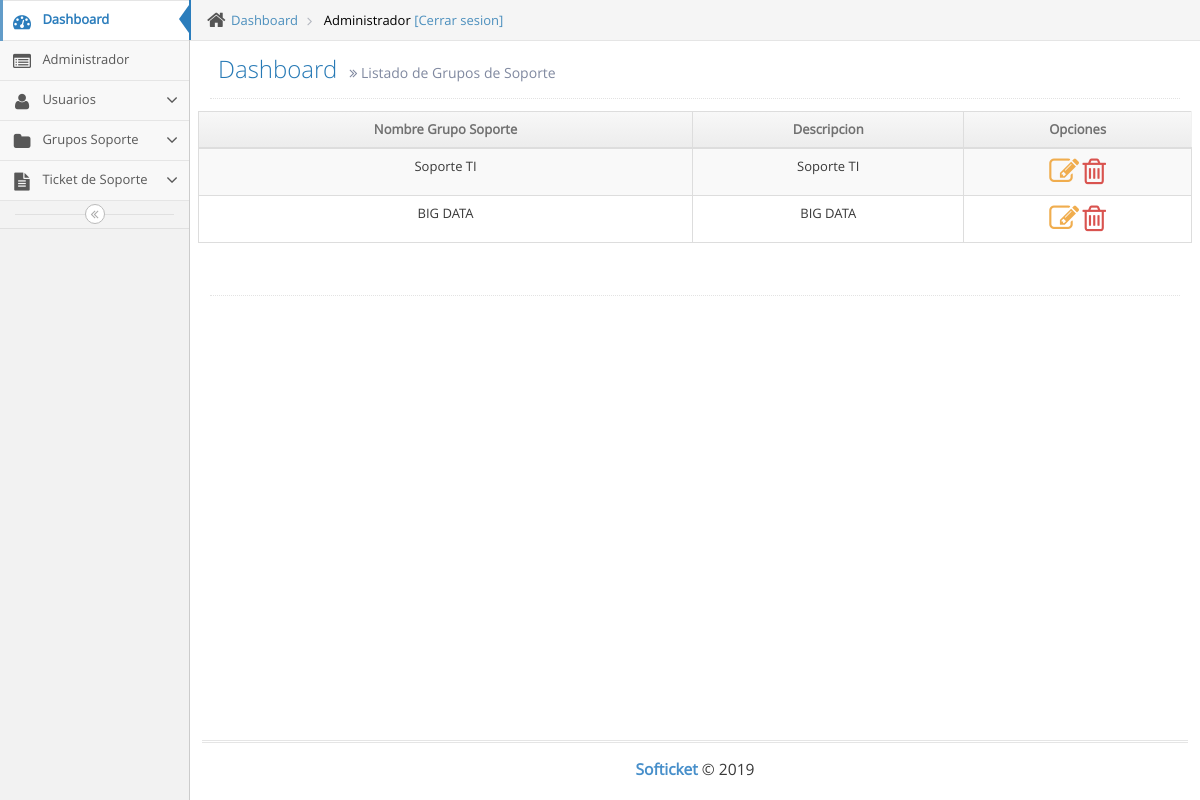
The app's page /Dashboard/gruposoporte_administrar.php (signed in) with its own data.
### tables this page shows
CREATE TABLE gruposoporte (
gsoporte_id INT NOT NULL AUTO_INCREMENT,
gsoporte_titulo VARCHAR(50),
gsoporte_descripcion VARCHAR(50),
user_id INT,
PRIMARY KEY (gsoporte_id)
);

### Dashboard/gruposoporte_administrar.php (the view, shortened to what this page needs)
<?php
$link = Conectarse('ticket');
$gruposoporte = "SELECT *
FROM tickets.gruposoporte
WHERE length(gsoporte_titulo) > 0
ORDER BY gsoporte_id ASC;";
$lista_gruposoporte = mysqli_query($link, $gruposoporte);
include_once 'menu/header.php'
?>
<div class="page-header">
    <h1>
        Dashboard
        <small>
            <i class="ace-icon fa fa-angle-double-right"></i>
            Listado de Grupos de Soporte
        </small>
    </h1>
</div>
<div class="row">
    <div class="col-xs-12">
        <div class="row">
            <div class="card">
                <div class="card-body">
                    <div id="table" class="table-editable">
                        <table class="table table-bordered table-responsive-md table-striped text-center">
                            <thead>
                                <tr>
                                    <th class="text-center">Nombre Grupo Soporte</th>
                                    <th class="text-center">Descripcion</th>
                                    <th class="text-center">Opciones</th>
                                </tr>
                            </thead>
                            <tbody>
                                <?php
                                if ($lista_gruposoporte) {
                                    while ($row = $lista_gruposoporte->fetch_assoc()) {
                                        ?>
                                        <tr>
                                            <td class="pt-3-half">
                                                <?php echo $row['gsoporte_titulo']; ?>
                                            </td>
                                            <td class="pt-3-half">
                                                <?php echo $row['gsoporte_descripcion']; ?>
                                            </td>
                                            </td>
                                            <td>
                                                <a href="./gruposoporte_editar.php?id=<?php
                                                                                        echo $row['gsoporte_id'];
                                                                                        ?>" style="text-decoration:none">
                                                    <i class="ace-icon fa fa-pencil-square-o bigger-230" style="color:#f0ad4e"> </i>
                                                </a>
                                                <a href="./gruposoporte_eliminar.php?id=<?php
                                                                                        echo $row['gsoporte_id'];
                                                                                        ?>" style="text-decoration:none">
                                                    <i class="ace-icon fa fa-trash-o bigger-230" style="color:#d9534f"> </i>
                                                </a>
                                            <?php
                                        }
                                    }
                                    ?>
                                </tr>
                            </tbody>
                        </table>
                    </div>
                </div>
            </div>
        </div>
        <div class="hr hr32 hr-dotted"></div>
    </div>
</div>
<?php
include_once 'menu/footer.php'
?>

### records on screen
gruposoporte: gsoporte_titulo "Soporte TI", gsoporte_descripcion "Soporte TI"
gruposoporte: gsoporte_titulo "BIG DATA", gsoporte_descripcion "BIG DATA"

### other values on screen
$_COOKIE['user_nombre'] "Administrador"
